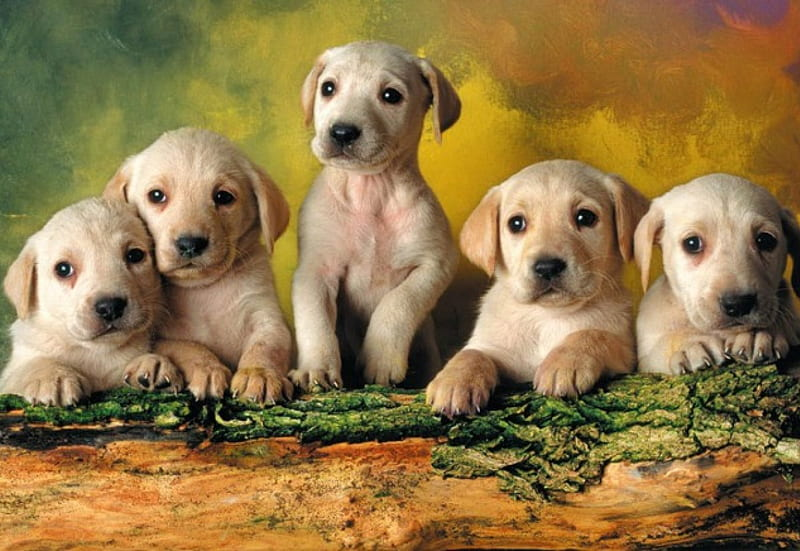
#> input picture input/input1.jpg, 800 x 551 px
$ python -i utils.py   (imports and definitions only)
#> lines starting #> are read from the running program, lines starting #| are printed output that depends on the picture
"""
utils.py
────────
Shared image-processing utilities for the SAM-CLIP pipeline.
"""

import cv2
import numpy as np
from pathlib import Path


# ── Mask merging ──────────────────────────────────────────────────────────────

# [91 lines left out: functions merge_similar_masks, load_image_rgb, save_image_rgb, generate_colors, not called in this run]


# ── Preprocessing ─────────────────────────────────────────────────────────────

def preprocess_image(
    image_rgb: np.ndarray,
    save_steps: bool = False,
    step_dir: Path | None = None,
) -> np.ndarray:
    """
    Clean an RGB image for SAM input:

    1. Convert to grayscale.
    2. Stretch contrast (``cv2.normalize``).
    3. Smooth noise with a 5×5 Gaussian blur.
    4. Convert back to 3-channel (required by SAM).

    Parameters
    ----------
    image_rgb : np.ndarray
        Input image in RGB colour space.
    save_steps : bool
        When *True*, each preprocessing step is written to *step_dir*.
    step_dir : Path, optional
        Directory used when *save_steps* is True.

    Returns
    -------
    np.ndarray
        3-channel preprocessed image in RGB colour space.
    """
#> called with save_steps = False
    if save_steps and step_dir is not None:
        step_dir.mkdir(parents=True, exist_ok=True)
        cv2.imwrite(
            str(step_dir / "pp_00_original.png"),
            cv2.cvtColor(image_rgb, cv2.COLOR_RGB2BGR),
        )

    # Grayscale
    gray = cv2.cvtColor(image_rgb, cv2.COLOR_RGB2GRAY)
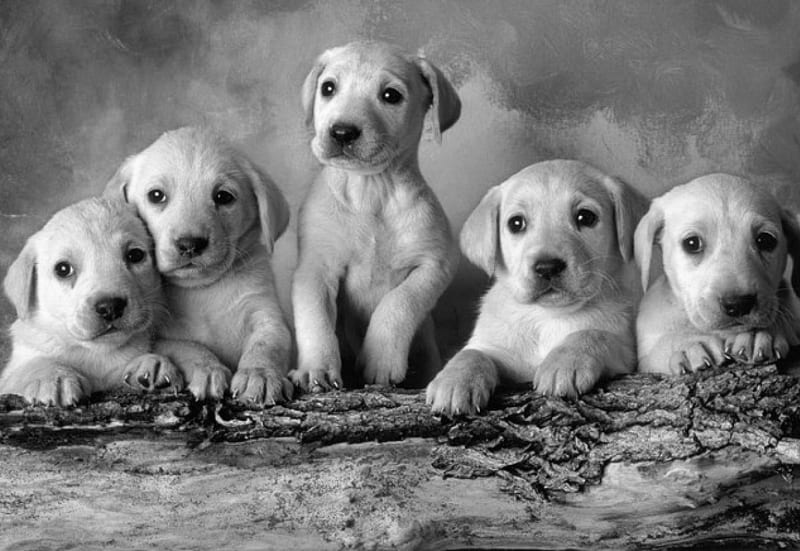
#> gray: shape (551, 800); min 0, max 254, mean 121.4
    if save_steps and step_dir is not None:
        cv2.imwrite(str(step_dir / "pp_01_grayscale.png"), gray)

    # Contrast normalisation
    normalized = cv2.normalize(gray, None, 0, 255, cv2.NORM_MINMAX)
    if save_steps and step_dir is not None:
        cv2.imwrite(str(step_dir / "pp_02_normalized.png"), normalized)

    # Gaussian blur
    blurred = cv2.GaussianBlur(normalized, (5, 5), 0)
    if save_steps and step_dir is not None:
        cv2.imwrite(str(step_dir / "pp_03_blurred.png"), blurred)

    # Back to 3-channel
    final = cv2.merge([blurred, blurred, blurred])
    if save_steps and step_dir is not None:
        cv2.imwrite(
            str(step_dir / "pp_04_final_3channel.png"),
            cv2.cvtColor(final, cv2.COLOR_RGB2BGR),
        )

    return final

>>> import cv2
>>> picture = cv2.cvtColor(cv2.imread('../input/input1.jpg'), cv2.COLOR_BGR2RGB)
>>> result = preprocess_image(picture)
